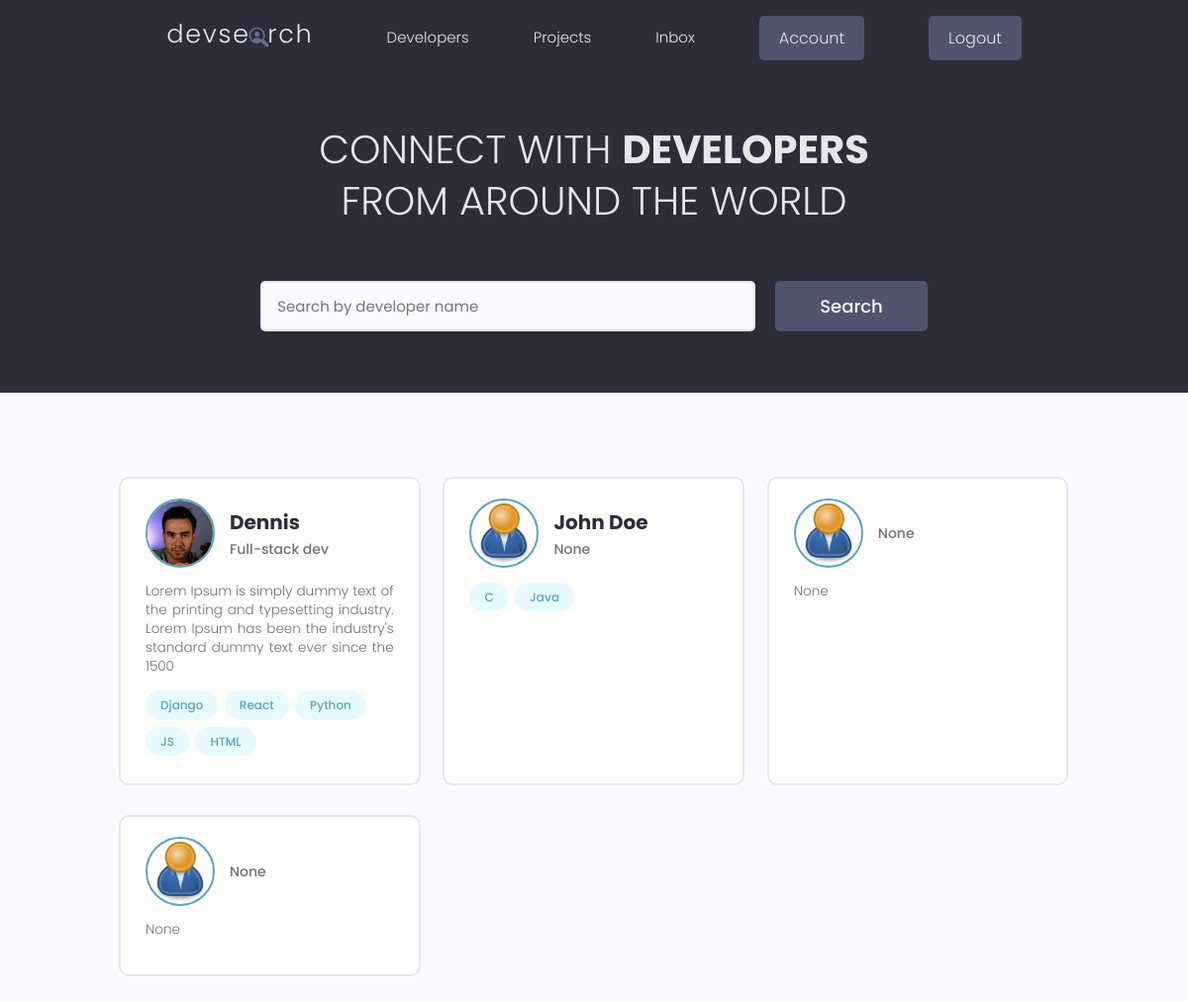
Screenshot of / (signed in) with the database file from the repository.
### users/models.py (models this page shows, shortened)
class Profile(models.Model):
    user = models.OneToOneField(User, on_delete=models.CASCADE, null=True, blank=True)
    username = models.CharField(max_length=200, blank=True, null=True)
    location = models.CharField(max_length=200, blank=True, null=True)
    name = models.CharField(max_length=200, blank=True, null=True)
    email = models.EmailField(max_length=500, blank=True, null=True)
    short_intro = models.CharField(max_length=200, blank=True, null=True)
    bio = models.TextField(blank=True, null=True)
    profile_image = models.ImageField(null=True, blank=True, upload_to="profiles/", default="/profiles/user-default.png")
    social_github = models.CharField(max_length=200, blank=True, null=True)
    social_twitter = models.CharField(max_length=200, blank=True, null=True)
    social_linkedin = models.CharField(max_length=200, blank=True, null=True)
    social_website = models.CharField(max_length=200, blank=True, null=True)
    created = models.DateTimeField(auto_now_add=True)
    id = models.UUIDField(default=uuid.uuid4, unique=True, primary_key=True, editable=False)

class Skill(models.Model):
    owner = models.ForeignKey(Profile, on_delete=models.CASCADE, null=True, blank=True)
    name = models.CharField(max_length=200, blank=True, null=True)
    description = models.TextField(null=True, blank=True)
    created = models.DateTimeField(auto_now_add=True)
    id = models.UUIDField(default=uuid.uuid4, unique=True, primary_key=True, editable=False)
    def __str__(self):
        return str(self.name)

### users/views.py (the view)
# urls.py: path('', views.profiles, name="profiles"),
def profiles(request):
    profiles = Profile.objects.all()
    context = {'profiles' : profiles}
    return render(request, 'users/profiles.html', context)

### users/templates/users/profiles.html (shortened to what this page needs)
{% extends 'main.html' %}
{% block content %}
<main class="home">
    <section class="hero-section text-center">
      <div class="container container--narrow">
        <div class="hero-section__box">
          <h2>CONNECT WITH <span>DEVELOPERS</span></h2>
          <h2>FROM AROUND THE WORLD</h2>
        </div>
        <div class="hero-section__search">
          <form class="form" action="#" method="get">
            <div class="form__field">
              <input class="input input--text" id="formInput#search" type="text" name="text"
                placeholder="Search by developer name" />
            </div>
            <input class="btn btn--sub btn--lg" type="submit" value="Search" />
          </form>
        </div>
      </div>
    </section>
    <section class="devlist">
      <div class="container">
        <div class="grid grid--three">
            {% for p in profiles %}
                <div class="column card">
                    <div class="dev">
                        <a href="{% url 'user-profile' p.id %}" class="card__body">
                            <div class="dev__profile">
                                <img class="avatar avatar--md" src="{{p.profile_image.url}}" alt="image" />
                                <div class="dev__meta">
                                    <h3>{{p.name}}</h3>
                                    <h5>{{p.short_intro|slice:"60"}}</h5>
                                </div>
                            </div>
                            <p class="dev__info">
                                {{p.bio|slice:"150"}}
                            </p>
                            <div class="dev__skills">
                                {% for skill in p.skill_set.all|slice:"5" %}
                                    <span class="tag tag--pill tag--main">
                                        <small>{{skill}}</small>
                                    </span>
                                {% endfor %}
                            </div>
                        </a>
                    </div>
                </div>
            {% endfor %}
        </div>
    </div>
    </section>
  </main>
{% endblock content %}

### static/styles/app.css (style rules this page uses)
:root { --color-sub: #2d2d39; }
.btn--sub { background-color: var(--color-sub-light); }
.card { border: 2px solid var(--color-light); }
img { width: 100%; }
.hero-section { height: 40vh; display: flex; align-items: center; background-color: var(--color-sub); }
.hero-section__box { margin-bottom: 4rem; }
.hero-section__box > h2, .hero-section__box > h2 > span { font-size: 4rem; color: var(--color-light); line-height: 1.3; text-transform: uppercase; }
.hero-section__box > h2 { font-weight: 300; }
.hero-section__box > h2 > span { font-weight: 700; }
.hero-section__search > .form { display: flex; align-items: center; justify-content: center; gap: 2rem; }
.hero-section__search > .form input.input--text { width: 50rem; }
.devlist { margin-top: 8rem; }
.devlist .grid { align-items: stretch; }
.devlist .dev .dev__profile { display: flex; align-items: center; gap: 1.5rem; }
.devlist .dev .dev__meta h3 { color: var(--color-sub); font-size: 2rem; font-weight: 700; }
.devlist .dev .dev__meta h5 { color: var(--color-text); font-size: 1.4rem; font-weight: 500; }
.devlist .dev .dev__info { margin: 1.5rem 0; font-size: 1.35rem; line-height: 1.4; text-align: justify; }

### static/styles/uikit/styles/modules/_variables.css (style rules this page uses)
:root { --color-main: #5aa5b9; --color-main-light: #e6faff; --color-sub: #3f4156; --color-sub-light: #51546e; --color-sub-lighter: #ededfd; --color-text: #737373; --color-gray: #8b8b8b; --color-light: #e5e7eb; --color-light-gray: #767676; --color-bg: #f8fafd; --color-white: #fffefd; --color-white-light: #f3f3f3; --color-success: #359e64; --color-success-bg: #def8e8; --color-error: #fc4b0b; --color-error-bg: #fff2ee; --font-base: 'Poppins', arial, helvetica, 'Segoe UI', roboto, ubuntu, sans-serif; --font-monospace: 'Fira Code', 'Courier New', courier, monospace; --font-regular: 300; --font-medium: 500; --font-bold: 700; --generic-shadow: 1px 1px 5px #00000010; --generic-transition: all 0.3s ease-in-out; }

### static/styles/uikit/styles/modules/_base.css (style rules this page uses)
* { margin: 0; padding: 0; box-sizing: border-box; text-rendering: optimizeLegibility; color: inherit; font-size: inherit; }
html { font-size: 50%; }
@media only screen and (min-width: 480px) { html { font-size: 56.25%; } }
@media only screen and (min-width: 1200px) { html { font-size: 62.5%; } }
body { line-height: 1.6; font-weight: 400; font-size: 1.5rem; color: var(--color-text); background-color: var(--color-bg); min-height: 100vh; }

### static/styles/uikit/styles/modules/_typography.css (style rules this page uses)
* { font-family: var(--font-base); }
h2 { font-size: 3.6rem; font-weight: var(--font-bold); }
h3 { font-size: 3.2rem; font-weight: var(--font-medium); }
h5 { font-size: 2.4rem; font-weight: var(--font-medium); }
h5, h6 { font-weight: var(--font-regular); }
p, span, strong { font-size: 1.6rem; color: var(--color-text); font-weight: var(--font-regular); }
a { padding-bottom: 2px; text-decoration: none; display: inline-block; color: var(--color-main); font-weight: var(--font-medium); }

### static/styles/uikit/styles/modules/_utilities.css (style rules this page uses)
.container { width: 92%; max-width: 165rem; margin: 0 auto; box-sizing: border-box; }
.container--narrow { width: 92%; max-width: 120rem; }
@media screen and (min-width: 1000px) { .container { width: 90%; } }
@media screen and (min-width: 1000px) { .container--narrow { width: 85%; } }
@media screen and (min-width: 1200px) { .container { width: 80%; } }
@media screen and (min-width: 1200px) { .container--narrow { width: 72%; } }
.text-center { text-align: center; }

### static/styles/uikit/styles/modules/_avatar.css (style rules this page uses)
.avatar { border-radius: 50%; border: 2px solid var(--color-main); object-fit: cover; }
.avatar--md { height: 7rem; width: 7rem; }

### static/styles/uikit/styles/modules/_button.css (style rules this page uses)
.btn { display: inline-block; position: relative; cursor: pointer; background-color: var(--color-light); font-weight: var(--font-medium); color: var(--color-sub); text-decoration: none; padding: 1rem 2rem; border-radius: 0.5rem; border: none; width: -webkit-fit-content; width: -moz-fit-content; width: fit-content; height: -webkit-fit-content; height: -moz-fit-content; height: fit-content; font-size: 1.6rem; outline-width: 0; outline-color: transparent; -webkit-backface-visibility: hidden; backface-visibility: hidden; transition: all 0.3s ease-in-out; }
.btn--sub { background-color: var(--color-sub); color: var(--color-white); }
.btn--lg { font-size: 1.8rem; padding: 1.2rem 4.5rem; }

### static/styles/uikit/styles/modules/_card.css (style rules this page uses)
.card { border-radius: 1rem; background-color: var(--color-white); border: 1.5px solid var(--color-light); width: auto; height: auto; margin-top: 0.5rem; margin-bottom: 0.5rem; overflow: hidden; }
.card__body, .card__header { padding: 2rem 2.5rem; }

### rows the page displays
Profile: profile_image (picture), name "Dennis", short_intro "Full-stack dev", bio "Lorem Ipsum is simply dummy text of the printing and typesetting industry. Lorem Ipsum has been the industry's standard dummy text ever since the 1500"
Skill: name "Django"
Skill: name "React"
Skill: name "Python"
Skill: name "JS"
Skill: name "HTML"
Profile: profile_image (placeholder picture), name "John Doe", short_intro "None"
Skill: name "C"
Skill: name "Java"
Profile: profile_image (placeholder picture), short_intro "None", bio "None"
Profile: profile_image (placeholder picture), short_intro "None", bio "None"
